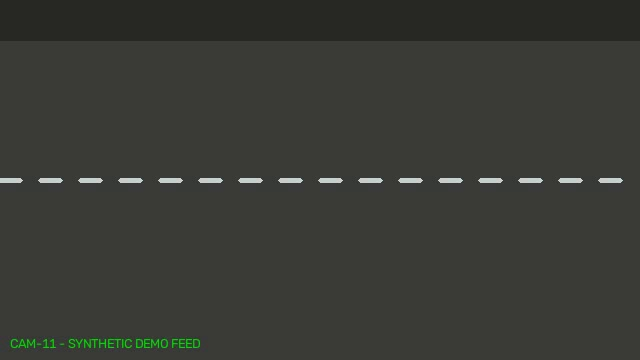
#> input picture ai-service/assets/cam11_frame0.jpg, 640 x 360 px; its folder holds only this picture in this run
$ python -i dehazer.py   (imports and definitions only)
#> lines starting #> are read from the running program, lines starting #| are printed output that depends on the picture
"""
Adverse Weather & Fog Image Dehazer Module.

Implements Dark Channel Prior (DCP) dehazing and adaptive CLAHE contrast enhancement
for foggy/hazy urban camera feeds, restoring visibility before vehicle & plate detection.
"""

from __future__ import annotations
import cv2
import numpy as np
import logging
from config import cfg

logger = logging.getLogger(__name__)


def get_dark_channel(image: np.ndarray, patch_size: int = 15) -> np.ndarray:
    """Calculate dark channel prior of an image."""
    min_channel = np.min(image, axis=2)
    kernel = cv2.getStructuringElement(cv2.MORPH_RECT, (patch_size, patch_size))
    dark_channel = cv2.erode(min_channel, kernel)
    return dark_channel


def estimate_atmospheric_light(image: np.ndarray, dark_channel: np.ndarray) -> np.ndarray:
    """Estimate atmospheric light intensity from top 0.1% brightest pixels in dark channel."""
    h, w = image.shape[:2]
    num_pixels = h * w
    num_brightest = max(int(num_pixels * 0.001), 1)

    dark_vec = dark_channel.reshape(-1)
    image_vec = image.reshape(-1, 3)

    indices = np.argsort(dark_vec)[-num_brightest:]
    atmospheric_light = np.max(image_vec[indices], axis=0)
    return atmospheric_light.astype(np.float64)


def estimate_transmission(image: np.ndarray, atmospheric_light: np.ndarray, omega: float = 0.85, patch_size: int = 15) -> np.ndarray:
    """Estimate transmission map of the hazy scene."""
    norm_img = image.astype(np.float64) / np.maximum(atmospheric_light, 1.0)
    transmission = 1.0 - omega * get_dark_channel(norm_img, patch_size)
    return np.clip(transmission, 0.1, 1.0)


class ImageDehazer:
    """
    Image dehazing processor for foggy/hazy camera frames.
    """

    def __init__(self, omega: float = 0.85, patch_size: int = 15, try_clahe: bool = True):
        self.omega = omega
        self.patch_size = patch_size
        self.try_clahe = try_clahe
        self.clahe = cv2.createCLAHE(clipLimit=3.0, tileGridSize=(8, 8))

    def dehaze(self, image_bgr: np.ndarray) -> np.ndarray:
        """
        Dehaze a BGR image frame.

        Returns enhanced, dehazed BGR image.
        """
        if image_bgr is None or image_bgr.size == 0:
            return image_bgr

        try:
            # 1. Estimate Dark Channel & Atmospheric Light
            dark = get_dark_channel(image_bgr, self.patch_size)
            A = estimate_atmospheric_light(image_bgr, dark)

            # 2. Transmission map
            t = estimate_transmission(image_bgr, A, self.omega, self.patch_size)
            t = cv2.GaussianBlur(t.astype(np.float32), (15, 15), 0)

            # 3. Recover Scene Radiance J(x) = (I(x) - A) / max(t(x), t0) + A
            image_float = image_bgr.astype(np.float64)
            dehazed = np.zeros_like(image_float)
            for c in range(3):
                dehazed[:, :, c] = ((image_float[:, :, c] - A[c]) / np.maximum(t, 0.1)) + A[c]

            dehazed = np.clip(dehazed, 0, 255).astype(np.uint8)

            # 4. Optional CLAHE contrast sharpening
            if self.try_clahe:
                lab = cv2.cvtColor(dehazed, cv2.COLOR_BGR2LAB)
                l, a, b = cv2.split(lab)
                l = self.clahe.apply(l)
                lab = cv2.merge((l, a, b))
                dehazed = cv2.cvtColor(lab, cv2.COLOR_LAB2BGR)

            return dehazed
        except Exception as e:
            logger.debug(f"Dehaze failed: {e}. Returning original frame.")
            return image_bgr

>>> import cv2
>>> picture = cv2.imread('../assets/cam11_frame0.jpg')
#> picture is the input picture: shape (360, 640, 3); mean B, G, R 53, 58.3, 56.8
>>> result = ImageDehazer().dehaze(picture)
#> in get_dark_channel, `dark_channel = cv2.erode(min_channel, kernel)`:
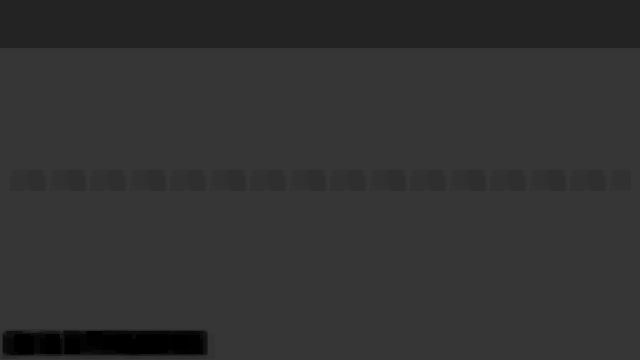
#> dark_channel: shape (360, 640); min 0, max 55, mean 50
#> in estimate_atmospheric_light, `indices = np.argsort(dark_vec)[-num_brightest:]`: indices = 230 values, max 230399 at index 7, min 95079 at index 0, mean 101885.4
#> in estimate_atmospheric_light, `atmospheric_light = np.max(image_vec[indices], axis=0)`: atmospheric_light = [58, 59, 58]
#> call 2 of get_dark_channel, with patch_size = 15
#> in get_dark_channel (call 2), `dark_channel = cv2.erode(min_channel, kernel)`:
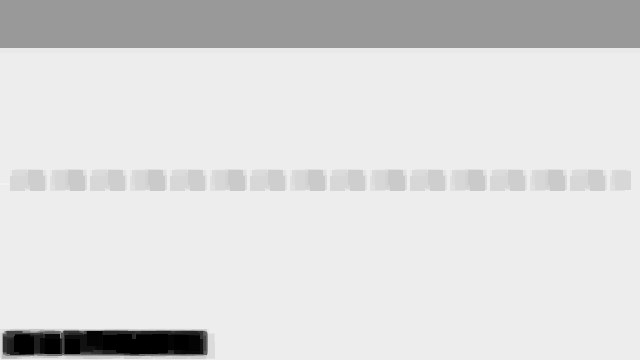
#> dark_channel: shape (360, 640) float64; min 0, max 0.948, mean 0.863
#> in estimate_transmission, `transmission = 1.0 - omega * get_dark_channel(norm_img, patch_size)`:
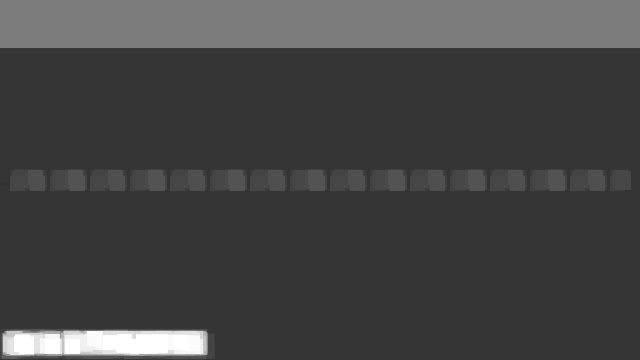
#> transmission: shape (360, 640) float64; min 0.194, max 1, mean 0.267
#> after the loop in dehaze, `for c in range(3):`:
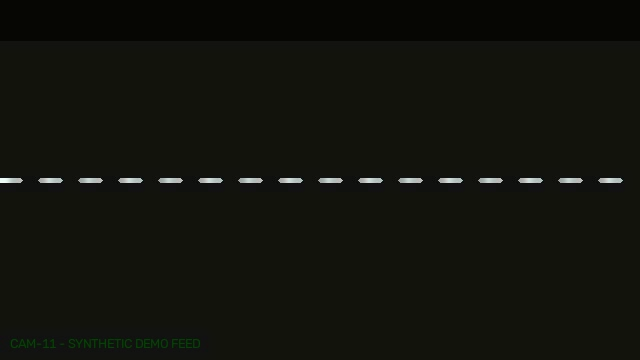
#> dehazed: shape (360, 640, 3) float64; mean B, G, R 41, 59.1, 57.4; drawn with min black and max white
#> in dehaze, `dehazed = np.clip(dehazed, 0, 255).astype(np.uint8)`:
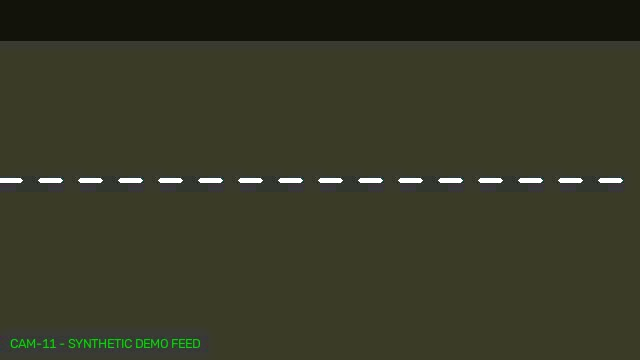
#> dehazed: shape (360, 640, 3); mean B, G, R 37.6, 56.2, 54.7
#> in dehaze, `lab = cv2.cvtColor(dehazed, cv2.COLOR_BGR2LAB)`: lab: shape (360, 640, 3); mean of channels 0, 1, 2 58.2, 123.4, 139.2
#> in dehaze, `l, a, b = cv2.split(lab)`:
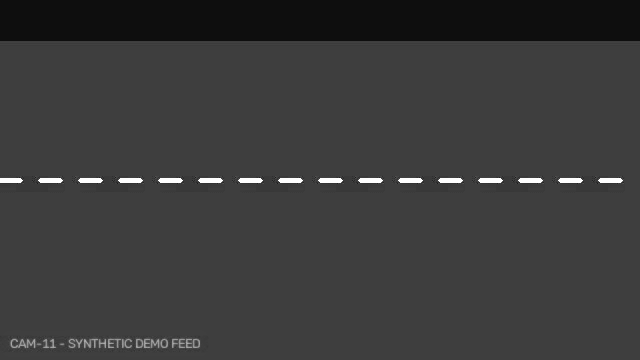
#> l: shape (360, 640); min 14, max 255, mean 58.2
#> in dehaze, `l, a, b = cv2.split(lab)`:
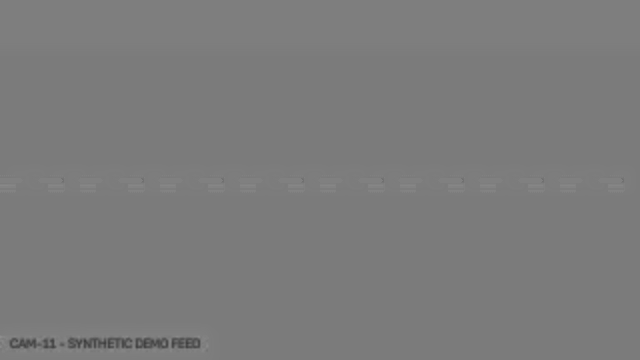
#> a: shape (360, 640); min 62, max 141, mean 123.4
#> in dehaze, `lab = cv2.merge((l, a, b))`: lab: shape (360, 640, 3); mean of channels 0, 1, 2 64.1, 123.4, 139.2
